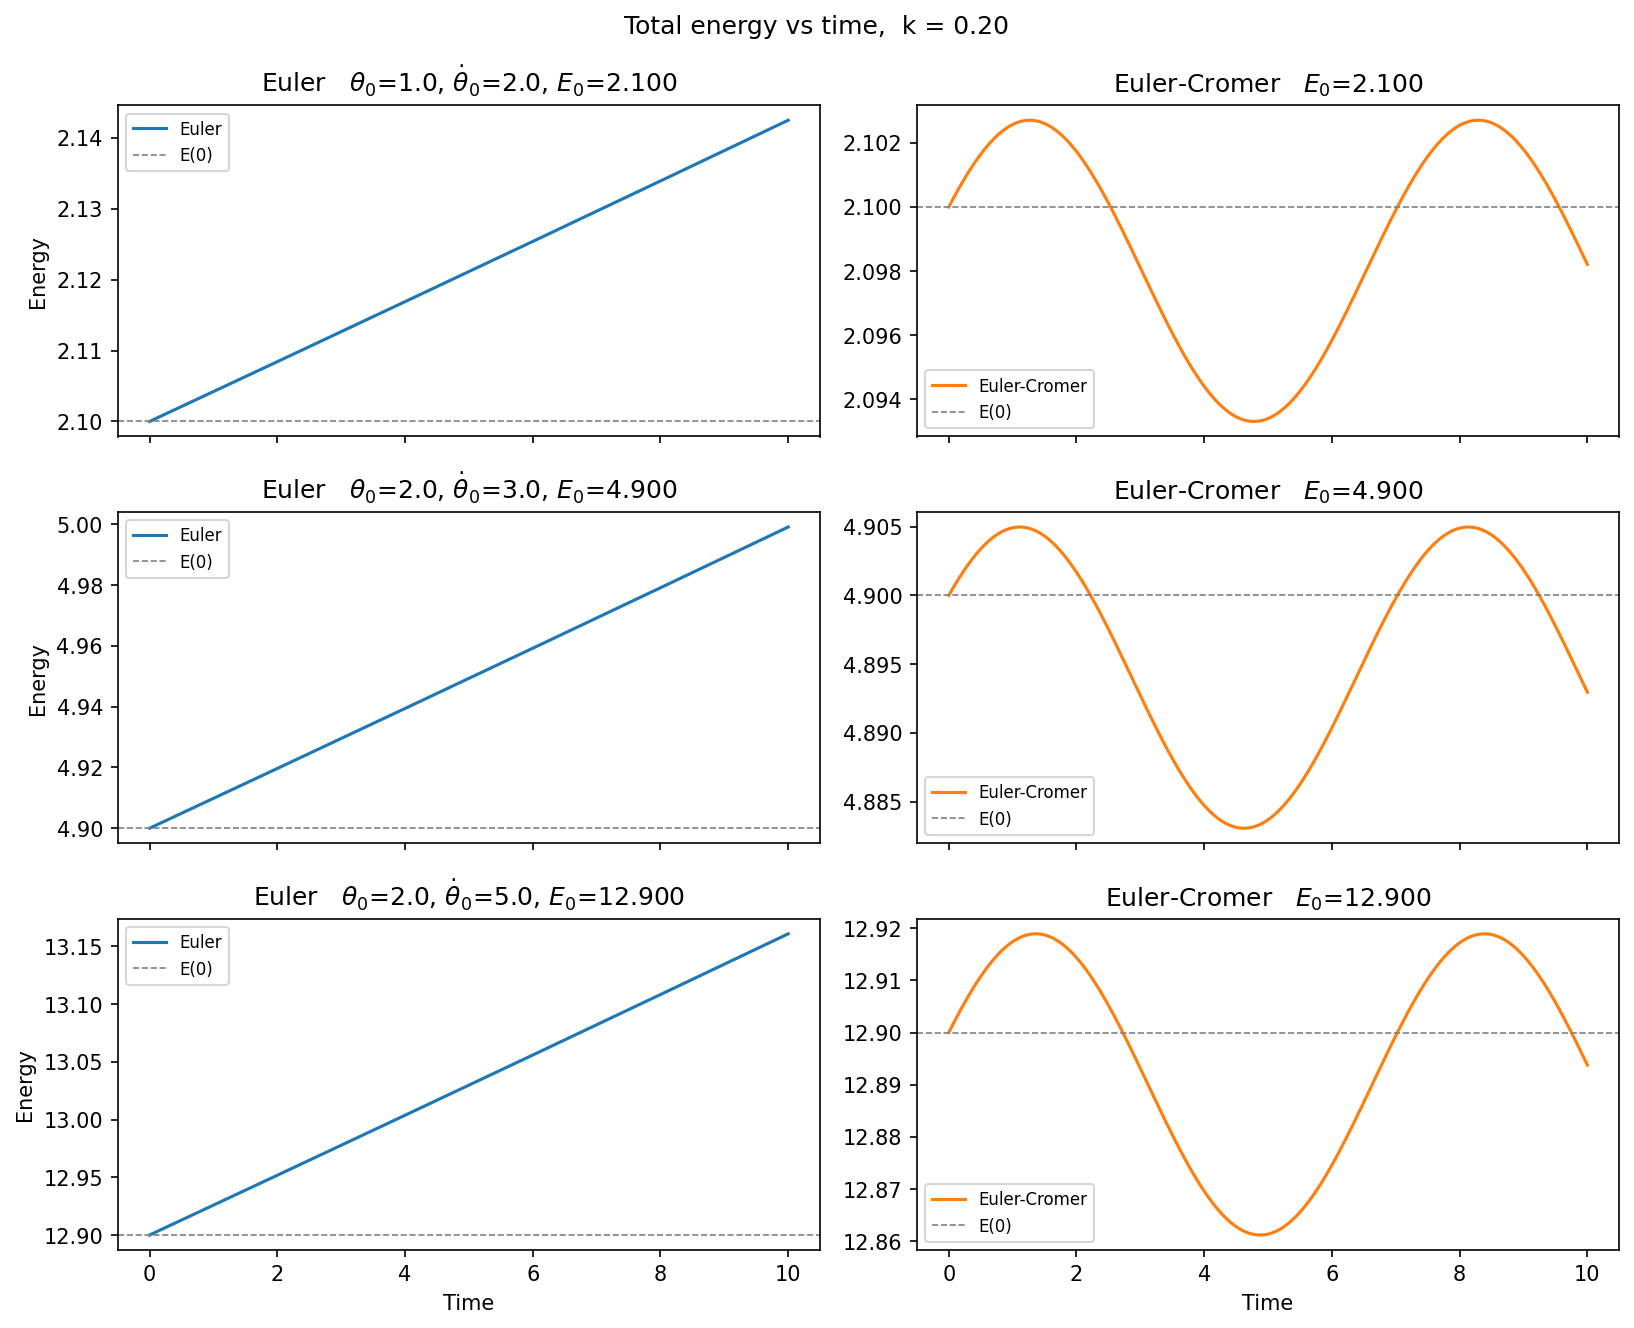

Write Python code to recreate this figure.
"""
Worksheet 1, Problem 1  --  Python 3 corrected version of p1.py

Integrate  d2(theta)/dt2 = -k*theta  with the Euler and the Euler-Cromer
methods and plot the total energy against time for three different initial
conditions (three different initial energies).

Changes made relative to the original p1.py
-------------------------------------------
1. Arrays are allocated with np.zeros() and the initial value written
   explicitly.  The original used np.linspace(b, 1000, 1000), which happens
   to put the right number in element 0 but says nothing about intent.
2. The three initial conditions are looped over instead of two of them being
   commented out at the bottom of the file.
3. plt.legend() is only called on axes that actually carry labelled curves,
   so the run is warning-free.
4. Prints the relative energy drift of each method, which is the quantity
   the exercise is really about.

Algorithms are hand written: no ODE solver is imported.

Euler          :  v_{n+1} = v_n - k x_n dt      x_{n+1} = x_n + v_n     dt
Euler-Cromer   :  v_{n+1} = v_n - k x_n dt      x_{n+1} = x_n + v_{n+1} dt

The single difference is which velocity drives the position update.  Euler is
not symplectic and the energy grows without bound; Euler-Cromer is, and the
energy merely oscillates about its initial value.
"""

import numpy as np
import matplotlib.pyplot as plt


def integrate(theta0, omega0, k, t_end=10.0, n_steps=1000):
    """Return (t, E_euler, E_cromer) for one initial condition."""
    t = np.linspace(0.0, t_end, n_steps)
    dt = t[1] - t[0]

    # --- Euler-Cromer ----------------------------------------------------
    x_c = np.zeros(n_steps)
    v_c = np.zeros(n_steps)
    E_c = np.zeros(n_steps)
    x_c[0], v_c[0] = theta0, omega0
    E_c[0] = 0.5 * (omega0 ** 2 + k * theta0 ** 2)

    # --- plain Euler -----------------------------------------------------
    x_e = np.zeros(n_steps)
    v_e = np.zeros(n_steps)
    E_e = np.zeros(n_steps)
    x_e[0], v_e[0] = theta0, omega0
    E_e[0] = E_c[0]

    for i in range(1, n_steps):
        # Euler-Cromer: the *new* velocity moves the position
        v_c[i] = v_c[i - 1] - k * x_c[i - 1] * dt
        x_c[i] = x_c[i - 1] + v_c[i] * dt
        E_c[i] = 0.5 * (v_c[i] ** 2 + k * x_c[i] ** 2)

        # plain Euler: the *old* velocity moves the position
        v_e[i] = v_e[i - 1] - k * x_e[i - 1] * dt
        x_e[i] = x_e[i - 1] + v_e[i - 1] * dt
        E_e[i] = 0.5 * (v_e[i] ** 2 + k * x_e[i] ** 2)

    return t, E_e, E_c


def main():
    k = 0.2
    # (theta0, omega0) -- three different initial energies
    conditions = [(1.0, 2.0), (2.0, 3.0), (2.0, 5.0)]

    fig, axes = plt.subplots(len(conditions), 2, figsize=(11, 9), sharex=True)

    for row, (theta0, omega0) in enumerate(conditions):
        t, E_e, E_c = integrate(theta0, omega0, k)
        E0 = E_c[0]

        drift_e = (E_e[-1] - E0) / E0 * 100.0
        drift_c = (E_c[-1] - E0) / E0 * 100.0
        print("theta0 = %5.2f  omega0 = %5.2f  E0 = %7.4f   "
              "drift: Euler %+8.2f %%   Euler-Cromer %+6.2f %%"
              % (theta0, omega0, E0, drift_e, drift_c))

        axes[row, 0].plot(t, E_e, label="Euler")
        axes[row, 0].axhline(E0, ls="--", lw=0.8, color="grey", label="E(0)")
        axes[row, 0].set_ylabel("Energy")
        axes[row, 0].set_title(r"Euler   $\theta_0$=%.1f, $\dot\theta_0$=%.1f, $E_0$=%.3f"
                               % (theta0, omega0, E0))
        axes[row, 0].legend(fontsize=8)

        axes[row, 1].plot(t, E_c, color="tab:orange", label="Euler-Cromer")
        axes[row, 1].axhline(E0, ls="--", lw=0.8, color="grey", label="E(0)")
        axes[row, 1].set_title(r"Euler-Cromer   $E_0$=%.3f" % E0)
        axes[row, 1].legend(fontsize=8)

    axes[-1, 0].set_xlabel("Time")
    axes[-1, 1].set_xlabel("Time")
    fig.suptitle("Total energy vs time,  k = %.2f" % k)
    fig.tight_layout()
    plt.show()


if __name__ == "__main__":
    main()
